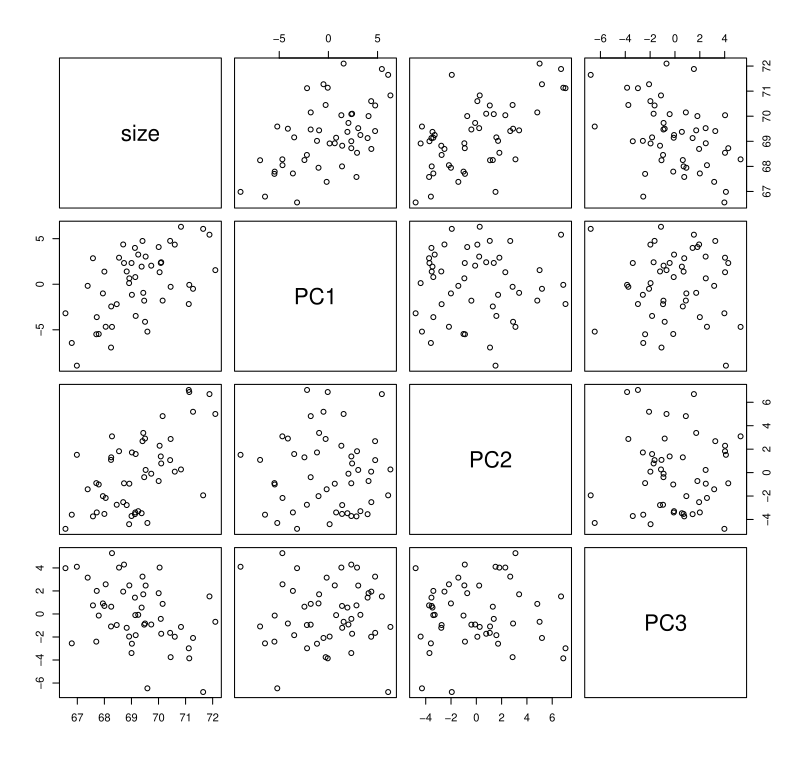

Source code (R):
#%%%%%%%%%%%%%%%%%%%%%%%%%%%%%%%%%%%%%%%%%%%%%%%%%%%%%%%%%%%%%%%%%%%%

# R code to reproduce Figure 8.10 from the book by 
# J.S. Marron and Ian L. Dryden on Object Oriented Data Analysis

# Requires the shapes library installing:  install.packages("shapes")


#%%%%%%%%%%%%%%%%%%%%%%%%%%%%%%%%%%%%%%%%%%%%%%%%%%%%%%%%%%%%%%%%%%%%

library(shapes)
library(rgl)
set.seed(10)


tfc<-read.in("../../DataSets/DNA-12groups/TFC_P.x",22,3)


thin<-tfc[,,(1:50)*50]


#ans<-procGPA(thin,scale=FALSE)
#shapes3d(ans$rotated)
#pairs(cbind(ans$size,ans$scores[,1:3]))

dna.tfc<-array(0,c(22,3,2))
dna.tfc[,,1]<-thin[,,1]
dna.tfc[,,2]<-thin[,,50]


jj<-c(11:1,22,21,2,3,20,19,4,5,18,17,6,7,16,15,  8,9,14,13, 10, 11, 12:22)
cc<-c(rep(2,times=22),rep(4,times=22))
a<-matrix( rnorm(9), 3,3)
R <- eigen(a%*%t(a))$vectors
#determinant(R,logarithm=FALSE)
C<-t(defh(21))%*%defh(21)

dna1<-abind(dna.tfc[,,1], dna.tfc[,,2])
dna2<-abind(C%*%(dna.tfc[,,1])%*%R+rep(1,times=22)%*%t(c(0,10,0)), dna.tfc[,,2])
dna3<-abind(C%*%dna.tfc[,,1]%*%R, C%*%dna.tfc[,,2])
dna4<-abind(C%*%dna.tfc[,,1]%*%R, 
            procOPA(C%*%dna.tfc[,,1]%*%R ,C%*%dna.tfc[,,2], scale=TRUE)$Bhat)
#print(riemdist(C%*%dna.tfc[,,1]%*%R, C%*%dna.tfc[,,2]))


#shapes3d(dna2,col=cc,joinline=jj)

#shapes3d(dna4,col=cc,joinline=jj)

dnarot <- thin
for ( i in 1:50){
  theta<- -0.1*rnorm(1)
  phi<- -0.2*rnorm(1)
  rot1<- matrix( c(cos(theta),-sin(theta),0,sin(theta),cos(theta),0,0,0,1),3,3)
  rot2<- matrix( c(cos(phi),0,-sin(phi),0,1,0,sin(phi),0,cos(phi)),3,3)
  rot1<-t(rot1)
  ro2<-t(rot2)
  dnarot[,,i]<- C%*%(dnarot[,,i])%*%rot1%*%rot2
}

#Two plots - unaligned and Procrustes aligned
#without scaling

#shapes3d(dnarot,joinline=jj)
#shapes3d(procGPA(dnarot,scale=FALSE)$rotated,joinline=jj,col=3)
#ans<-procGPA(dnarot,scale=FALSE)
#pairs(cbind(ans$size,ans$scores[,1:3]),labels=c("size","PC1","PC2","PC3"))

#with scaling

#shapes3d(dnarot,joinline=jj)
#shapes3d(procGPA(dnarot,scale=TRUE)$rotated,joinline=jj,col=3)

#########################################################################################

## Note that we have different possible choices for Procrustes tangent coordinates. 

## Using partial Procrustes tangent coordinates: 

ans<-procGPA(dnarot,scale=TRUE,tangentcoords="partial")
ans$scores[,1]<-ans$scores[,1]*(-1)  #flip signs to match the book view
ans$scores[,3]<-ans$scores[,3]*(-1)  #flip signs to match the book view
pairs(cbind(ans$size,ans$scores[,1:3]),labels=c("size","PC1","PC2","PC3"))
ans$percent


#The actual plot seen in Figure 8.10 uses the Procrustes residuals  
#as approximate tangent coordinates. Here the choices of tangent coordinates are extremely similar. 
#Note the scaling of the scores is different, but the pairwise plots are extremely similar
#up to a common scale.

ans<-procGPA(dnarot,scale=TRUE,tangentcoords="residual")
pairs(cbind(ans$size,ans$scores[,1:3]),labels=c("size","PC1","PC2","PC3"))
ans$percent
